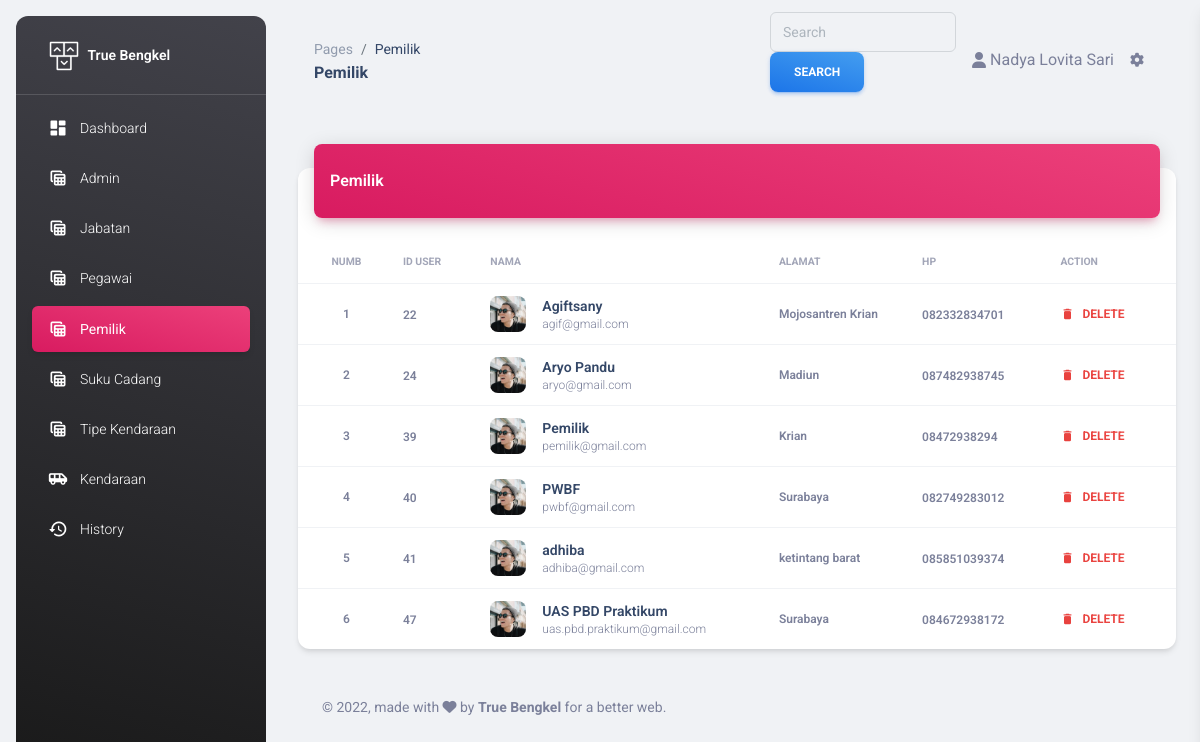
The page /pages/dashboard/admin/pemilik-table.php (signed in) on the database its author committed.
### tables this page shows
CREATE TABLE `user` (
  `id_user` int(11) NOT NULL,
  `id_jabatan` char(1) DEFAULT NULL,
  `nama` varchar(100) NOT NULL,
  `email` varchar(100) NOT NULL,
  `password` varchar(32) NOT NULL,
  `role` varchar(20) NOT NULL,
  `alamat` varchar(100) DEFAULT NULL,
  `telp` varchar(15) DEFAULT NULL
);

### pages/dashboard/admin/pemilik-table.php (the view, shortened to what this page needs)
<?php
  include_once("../../../config/config.php");
  $result             = "SELECT * FROM user WHERE role='pemilik'";
  $pemiliks           = mysqli_query($mysqli, $result);
  $counter            = 1;
?>
<!DOCTYPE html>
<html lang="en">
<head>
  <link href="../../../assets/css/nucleo-icons.css" rel="stylesheet" />
  <link href="../../../assets/css/nucleo-svg.css" rel="stylesheet" />
  <link id="pagestyle" href="../../../assets/css/material-dashboard.css" rel="stylesheet" />
</head>
<body class="g-sidenav-show  bg-gray-200">
  <aside class="sidenav navbar navbar-vertical navbar-expand-xs border-0 border-radius-xl my-3 fixed-start ms-3   bg-gradient-dark" id="sidenav-main">
    <div class="sidenav-header">
      <a class="navbar-brand m-0" href="../../../pages/dashboard/admin/dashboard.php">
        <img src="../../../assets/img/logo-ct.png" class="navbar-brand-img h-100" alt="main_logo">
        <span class="ms-1 font-weight-bold text-white">True Bengkel</span>
      </a>
    </div>
    <hr class="horizontal light mt-0 mb-2">
    <div class="collapse navbar-collapse  w-auto  max-height-vh-100" id="sidenav-collapse-main">
    <ul class="navbar-nav">
        <li class="nav-item">
          <a class="nav-link text-white" href="../../../pages/dashboard/admin/dashboard.php">
            <div class="text-white text-center me-2 d-flex align-items-center justify-content-center">
              <i class="material-icons opacity-10">dashboard</i>
            </div>
            <span class="nav-link-text ms-1">Dashboard</span>
          </a>
        </li>
        <li class="nav-item">
          <a class="nav-link text-white" href="../../../pages/dashboard/admin/admin-table.php">
            <div class="text-white text-center me-2 d-flex align-items-center justify-content-center">
              <i class="material-icons opacity-10">table_view</i>
            </div>
            <span class="nav-link-text ms-1">Admin</span>
          </a>
        </li>
        <li class="nav-item">
          <a class="nav-link text-white " href="../../../pages/dashboard/admin/jabatan-table.php">
            <div class="text-white text-center me-2 d-flex align-items-center justify-content-center">
              <i class="material-icons opacity-10">table_view</i>
            </div>
            <span class="nav-link-text ms-1">Jabatan</span>
          </a>
        </li>
        <li class="nav-item">
          <a class="nav-link text-white " href="../../../pages/dashboard/admin/pegawai-table.php">
            <div class="text-white text-center me-2 d-flex align-items-center justify-content-center">
              <i class="material-icons opacity-10">table_view</i>
            </div>
            <span class="nav-link-text ms-1">Pegawai</span>
          </a>
        </li>
        <li class="nav-item">
          <a class="nav-link text-white active bg-gradient-primary" href="../../../pages/dashboard/admin/pemilik-table.php">
            <div class="text-white text-center me-2 d-flex align-items-center justify-content-center">
              <i class="material-icons opacity-10">table_view</i>
            </div>
            <span class="nav-link-text ms-1">Pemilik</span>
          </a>
        </li>
        <li class="nav-item">
          <a class="nav-link text-white " href="../../../pages/dashboard/admin/suku-cadang-table.php">
            <div class="text-white text-center me-2 d-flex align-items-center justify-content-center">
              <i class="material-icons opacity-10">table_view</i>
            </div>
            <span class="nav-link-text ms-1">Suku Cadang</span>
          </a>
        </li>
        <li class="nav-item">
          <a class="nav-link text-white " href="../../../pages/dashboard/admin/tipe-kendaraan-table.php">
            <div class="text-white text-center me-2 d-flex align-items-center justify-content-center">
              <i class="material-icons opacity-10">table_view</i>
            </div>
            <span class="nav-link-text ms-1">Tipe Kendaraan</span>
          </a>
        </li>
        <li class="nav-item">
          <a class="nav-link text-white" href="../../../pages/dashboard/admin/kendaraan-table.php">
            <div class="text-white text-center me-2 d-flex align-items-center justify-content-center">
              <i class="material-icons opacity-10">airport_shuttle</i>
            </div>
            <span class="nav-link-text ms-1">Kendaraan</span>
          </a>
        </li>
        <li class="nav-item">
          <a class="nav-link text-white " href="../../../pages/dashboard/admin/billing.php">
            <div class="text-white text-center me-2 d-flex align-items-center justify-content-center">
              <i class="material-icons opacity-10">history</i>
            </div>
            <span class="nav-link-text ms-1">History</span>
          </a>
        </li>
      </ul>
    </div>
  </aside>
  <main class="main-content position-relative max-height-vh-100 h-100 border-radius-lg ">
    <nav class="navbar navbar-main navbar-expand-lg px-0 mx-4 shadow-none border-radius-xl" id="navbarBlur" navbar-scroll="true">
      <div class="container-fluid py-1 px-3">
        <nav aria-label="breadcrumb">
          <ol class="breadcrumb bg-transparent mb-0 pb-0 pt-1 px-0 me-sm-6 me-5">
            <li class="breadcrumb-item text-sm"><a class="opacity-5 text-dark" href="javascript:;">Pages</a></li>
            <li class="breadcrumb-item text-sm text-dark active" aria-current="page">Pemilik</li>
          </ol>
          <h6 class="font-weight-bolder mb-0">Pemilik</h6>
        </nav>
        <div class="collapse navbar-collapse mt-sm-0 mt-2 me-md-0 me-sm-4" id="navbar">
          <div class="ms-md-auto pe-md-3 d-flex align-items-center">
            <div class="input-group input-group-outline">
              <form action="search-pemilik-table.php" method="get">
                <input type="text" class="form-control" name="search" placeholder="Search">
                <button type="submit" class="btn bg-gradient-info">Search</button>
              </form>
            </div>
          </div>
          <ul class="navbar-nav  justify-content-end">
            <li class="nav-item d-flex align-items-center">
                <i class="fa fa-user me-sm-1"></i>
                <span class="d-sm-inline d-none"><?php echo $_SESSION['nama']; ?></span>
            </li>
            <li class="nav-item px-3 d-flex align-items-center">
              <a href="javascript:;" class="nav-link text-body p-0">
                <i class="fa fa-cog fixed-plugin-button-nav cursor-pointer"></i>
              </a>
            </li>
          </ul>
        </div>
      </div>
    </nav>
    <div class="container-fluid py-4">
      <div class="row">
        <div class="col-12">
          <div class="card my-4">
            <div class="card-header p-0 position-relative mt-n4 mx-3 z-index-2">
              <div class="bg-gradient-primary shadow-primary border-radius-lg pt-4 pb-3">
                <h6 class="text-white text-capitalize ps-3">Pemilik</h6>
              </div>
            </div>
            <div class="card-body px-0 pb-0">
              <div class="table-responsive p-0">
                <table class="table align-items-center mb-0">
                  <thead>
                    <tr>
                      <th class="text-uppercase text-secondary text-xxs font-weight-bolder opacity-7 align-middle text-center">Numb</th>
                      <th class="text-uppercase text-secondary text-xxs font-weight-bolder opacity-7 ps-2">ID User</th>
                      <th class="text-uppercase text-secondary text-xxs font-weight-bolder opacity-7 ps-2">Nama</th>
                      <th class="text-uppercase text-secondary text-xxs font-weight-bolder opacity-7 ps-2">Alamat</th>
                      <th class="text-uppercase text-secondary text-xxs font-weight-bolder opacity-7 ps-2">HP</th>
                      <th class="text-uppercase text-secondary text-xxs font-weight-bolder opacity-7">Action</th>
                    </tr>
                  </thead>
                  <tbody>
                    <?php foreach ($pemiliks as $pemilik) : ?>
                    <tr>
                      <td class="align-middle text-center text-sm">
                        <span class="text-secondary font-weight-bold text-xs"><?php echo $counter; ?></span>
                      </td>
                      <td>
                        <span class="text-secondary font-weight-bold text-xs"><?php echo $pemilik["id_user"]; ?></span>
                      </td>
                      <td>
                        <div class="d-flex py-1">
                          <div>
                            <img src="../../../assets/img/team-2.jpg" class="avatar avatar-sm me-3 border-radius-lg" alt="user1">
                          </div>
                          <div class="d-flex flex-column justify-content-center">
                            <h6 class="mb-0 text-sm"><?php echo $pemilik["nama"]; ?></h6>
                            <p class="text-xs text-secondary mb-0"><?php echo $pemilik["email"]; ?></p>
                          </div>
                        </div>
                      </td>
                      <td class="text-sm">
                        <span class="text-secondary font-weight-bold text-xs"><?php echo $pemilik["alamat"]; ?></span>
                      </td>
                      <td>
                        <span class="text-secondary text-xs font-weight-bold"><?php echo $pemilik["telp"]; ?></span>
                      </td>
                      <td>
                        <a class="btn btn-link text-danger text-gradient px-3 mb-0" href="../../../process/delete/pemilik.php?id_user=<?php echo $pemilik['id_user']; ?>" onclick="return confirm('Apakah Anda yakin ingin menghapus data ini?')"><i class="material-icons text-sm me-2">delete</i>Delete</a>
                      </td>
                    </tr>
                    <?php
                      $counter++;
                      endforeach;
                    ?>
                  </tbody>
                </table>
              </div>
            </div>
          </div>
        </div>
      </div>
      <footer class="footer py-4  ">
      <div class="container-fluid">
        <div class="row align-items-center justify-content-lg-between">
          <div class="col-lg-6 mb-lg-0 mb-4">
            <div class="copyright text-center text-sm text-muted text-lg-start">
              © ,
              made with <i class="fa fa-heart"></i> by
              <strong><span>True Bengkel</strong></span>
              for a better web.
            </div>
          </div>
        </div>
      </div>
    </footer>
    </div>
  </main>
</body>
</html>

### rows shown on the page
user: id_user "22", nama "Agiftsany", email "agif@gmail.com", alamat "Mojosantren Krian", telp "082332834701"
user: id_user "24", nama "Aryo Pandu", email "aryo@gmail.com", alamat "Madiun", telp "087482938745"
user: id_user "39", nama "Pemilik", email "pemilik@gmail.com", alamat "Krian", telp "08472938294"
user: id_user "40", nama "PWBF", email "pwbf@gmail.com", alamat "Surabaya", telp "082749283012"
user: id_user "41", nama "adhiba", email "adhiba@gmail.com", alamat "ketintang barat", telp "085851039374"
user: id_user "47", nama "UAS PBD Praktikum", email "uas.pbd.praktikum@gmail.com", alamat "Surabaya", telp "084672938172"

### other values the page prints
$_SESSION['nama'] "Nadya Lovita Sari"
